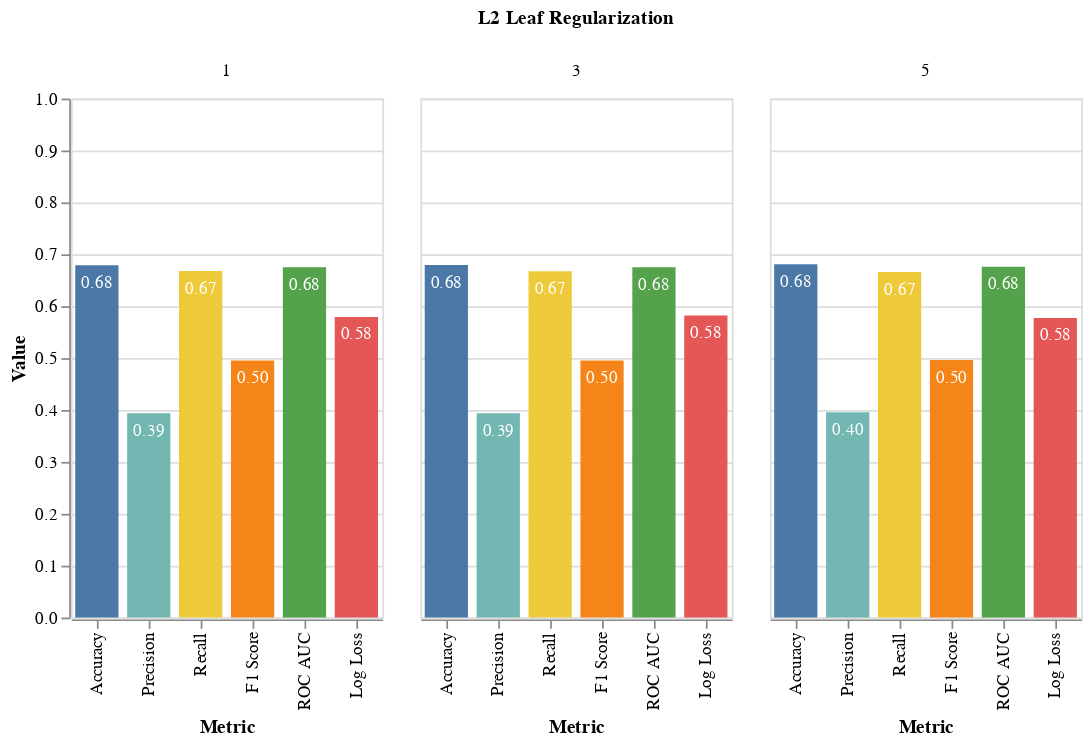

The code cell stored with this chart in its notebook:
### Code cell
chart = build_sensitivity_analysis_visualization(l2_df, parameter="L2 Leaf Regularization")

chart.save(f"visualizations/l2_sensitivity_metrics.png")

chart

### Figure 1 — Vega-Lite specification as saved in the notebook (floating-point values rounded to 4 significant figures)
{"config": {"view": {"continuousWidth": 300, "continuousHeight": 300}}, "data": {"name": "data-3562588791bba9ece24dc8e2431f0df5"}, "facet": {"column": {"field": "L2 Leaf Regularization", "sort": [1.0, 3.0, 5.0], "type": "nominal"}}, "spec": {"layer": [{"mark": {"type": "bar", "width": 25}, "encoding": {"color": {"field": "metric", "legend": null, "type": "nominal"}, "tooltip": [{"field": "L2 Leaf Regularization", "type": "quantitative"}, {"field": "metric", "type": "nominal"}, {"field": "value", "type": "quantitative"}], "x": {"axis": {"title": "Metric"}, "field": "metric", "sort": ["Accuracy", "Precision", "Recall", "F1 Score", "ROC AUC", "Log Loss", "L2 Leaf Regularization"], "type": "nominal"}, "y": {"axis": {"title": "Value"}, "field": "value", "scale": {"domain": [0, 1]}, "type": "quantitative"}}}, {"mark": {"type": "text", "align": "center", "color": "white", "dy": 10, "size": 10}, "encoding": {"text": {"field": "value", "format": ".2f", "type": "quantitative"}, "x": {"axis": {"title": "Metric"}, "field": "metric", "sort": ["Accuracy", "Precision", "Recall", "F1 Score", "ROC AUC", "Log Loss", "L2 Leaf Regularization"], "type": "nominal"}, "y": {"axis": {"title": "Value"}, "field": "value", "scale": {"domain": [0, 1]}, "type": "quantitative"}}}], "width": 180}, "$schema": "https://vega.github.io/schema/vega-lite/v5.15.1.json", "datasets": {"data-3562588791bba9ece24dc8e2431f0df5": [{"L2 Leaf Regularization": 1, "metric": "Accuracy", "value": 0.6791}, {"L2 Leaf Regularization": 3, "metric": "Accuracy", "value": 0.6792}, {"L2 Leaf Regularization": 5, "metric": "Accuracy", "value": 0.6811}, {"L2 Leaf Regularization": 1, "metric": "Precision", "value": 0.3939}, {"L2 Leaf Regularization": 3, "metric": "Precision", "value": 0.394}, {"L2 Leaf Regularization": 5, "metric": "Precision", "value": 0.3956}, {"L2 Leaf Regularization": 1, "metric": "Recall", "value": 0.6677}, {"L2 Leaf Regularization": 3, "metric": "Recall", "value": 0.6672}, {"L2 Leaf Regularization": 5, "metric": "Recall", "value": 0.6658}, {"L2 Leaf Regularization": 1, "metric": "F1 Score", "value": 0.4955}, {"L2 Leaf Regularization": 3, "metric": "F1 Score", "value": 0.4954}, {"L2 Leaf Regularization": 5, "metric": "F1 Score", "value": 0.4963}, {"L2 Leaf Regularization": 1, "metric": "ROC AUC", "value": 0.6752}, {"L2 Leaf Regularization": 3, "metric": "ROC AUC", "value": 0.6751}, {"L2 Leaf Regularization": 5, "metric": "ROC AUC", "value": 0.6758}, {"L2 Leaf Regularization": 1, "metric": "Log Loss", "value": 0.5793}, {"L2 Leaf Regularization": 3, "metric": "Log Loss", "value": 0.5822}, {"L2 Leaf Regularization": 5, "metric": "Log Loss", "value": 0.5773}]}}
